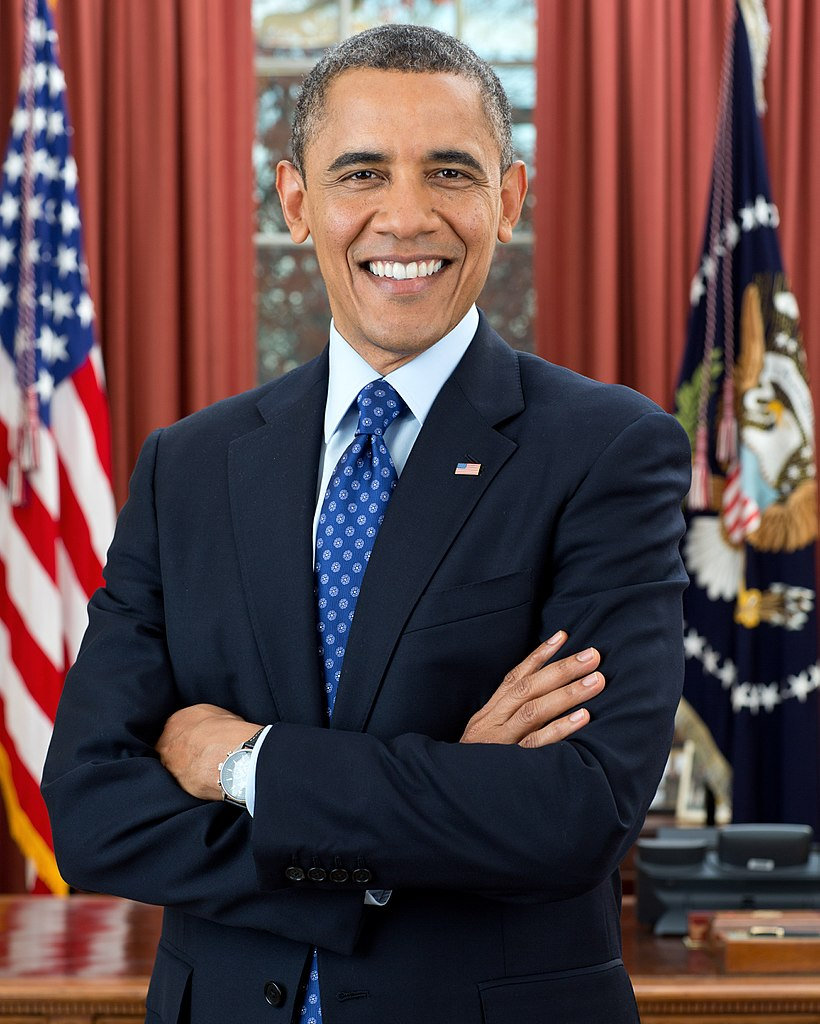
#> input picture resources/samples/passport/portrait.jpg, 820 x 1024 px
$ python -i preprocess.py   (imports and definitions only)   (older library calls are emulated)
#> lines starting #> are read from the running program, lines starting #| are printed output that depends on the picture; after the words box and inside, x2 and y2 are one past the last pixel; in counts of white or black regions, pixels touching at a corner belong together
### worker/otk_worker/common/imageio.py
"""Loading images for editing: EXIF orientation, HEIC, colour management, odd modes.

Every conversion that changes pixel values (colour profile to sRGB, 16-bit to
8-bit, CMYK to RGB, multi-page to first page) is reported as a warning, never
applied silently.
"""

from __future__ import annotations

import io
import os
from dataclasses import dataclass, field
from pathlib import Path

import numpy as np
from PIL import Image, ImageCms, ImageOps, UnidentifiedImageError

from ..errors import InputError, UnsupportedFormat

MAX_PIXELS = 300_000_000
Image.MAX_IMAGE_PIXELS = MAX_PIXELS

INPUT_EXTENSIONS = {
    ".jpg": "JPEG", ".jpeg": "JPEG", ".jpe": "JPEG", ".jfif": "JPEG",
    ".png": "PNG", ".webp": "WEBP", ".bmp": "BMP", ".dib": "BMP",
    ".tif": "TIFF", ".tiff": "TIFF",
    ".heic": "HEIF", ".heif": "HEIF", ".hif": "HEIF",
}

try:  # HEIC/HEIF decoding (decode-only build, see docs/ENGINES.md)
    import pi_heif

    pi_heif.register_heif_opener()
#> (this line was passed over: pi_heif is not available in this run)
    HEIF_AVAILABLE = True
except ImportError:  # pragma: no cover - depends on the environment
    HEIF_AVAILABLE = False

_SRGB = ImageCms.createProfile("sRGB")
SRGB_ICC = ImageCms.ImageCmsProfile(_SRGB).tobytes()


@dataclass
class Loaded:
    image: Image.Image                 # oriented, sRGB, mode L / LA / RGB / RGBA
    path: str
    source_format: str
    file_size: int
    original_size: tuple[int, int]     # as stored, before orientation
    orientation: int                   # EXIF orientation that was applied (1 = none)
    dpi: tuple[float, float] | None
    exif: Image.Exif | None
    icc: bytes | None                  # original profile bytes
    icc_name: str | None
    colour_converted: bool             # pixels were converted to sRGB
    xmp: bytes | None
    comment: bytes | None
    has_iptc: bool
    frames: int
    warnings: list[str] = field(default_factory=list)

    @property
    def size(self) -> tuple[int, int]:
        return self.image.size

    @property
    def has_alpha(self) -> bool:
        return self.image.mode in ("LA", "RGBA")

    # [28 lines left out: functions info_dict, _profile_name, not called in this run]


def _is_srgb(name: str | None) -> bool:
    return bool(name) and "srgb" in name.lower().replace(" ", "").replace("-", "")


# [16 lines left out: function _to_8bit, not called in this run]


def _normalise_mode(img: Image.Image, warnings: list[str]) -> Image.Image:
    mode = img.mode
    if mode in ("L", "LA", "RGB", "RGBA"):
        return img
    if mode == "1":
        return img.convert("L")
    if mode in ("P", "PA"):
        has_alpha = mode == "PA" or "transparency" in img.info
        return img.convert("RGBA" if has_alpha else "RGB")
    if mode in ("I", "F") or mode.startswith("I;16"):
        return _to_8bit(img, warnings)
    if mode == "La":
        return img.convert("LA")
    if mode == "RGBa":
        return img.convert("RGBA")
    if mode == "RGBX":
        return img.convert("RGB")
    try:
        converted = img.convert("RGBA" if "A" in mode else "RGB")
    except Exception as exc:  # pragma: no cover - exotic modes
        raise UnsupportedFormat(f"Image mode {mode} is not supported.") from exc
    warnings.append(f"Image mode {mode} converted to {converted.mode}.")
    return converted


def _to_srgb(img: Image.Image, icc: bytes | None, warnings: list[str]) -> tuple[Image.Image, bool]:
    """Convert to sRGB when the image carries a non-sRGB profile (or is CMYK)."""
    name = _profile_name(icc) if icc else None
    if img.mode == "CMYK":
        if icc:
            try:
                src = ImageCms.ImageCmsProfile(io.BytesIO(icc))
                out = ImageCms.profileToProfile(img, src, _SRGB, outputMode="RGB",
                                                renderingIntent=ImageCms.Intent.PERCEPTUAL)
                warnings.append(f"CMYK image converted to sRGB using its profile ({name or 'embedded'}).")
                return out, True
            except Exception:
                pass
        warnings.append("CMYK image without a usable colour profile: converted to RGB, colours are approximate.")
        return img.convert("RGB"), True
    if not icc or _is_srgb(name) or img.mode not in ("RGB", "RGBA", "L", "LA"):
        return img, False
    try:
        src = ImageCms.ImageCmsProfile(io.BytesIO(icc))
        if img.mode in ("L", "LA"):
            return img, False  # grey profiles: keep grey values (gamma differences are negligible here)
        alpha = img.getchannel("A") if img.mode == "RGBA" else None
        rgb = img.convert("RGB")
        out = ImageCms.profileToProfile(rgb, src, _SRGB, outputMode="RGB",
                                        renderingIntent=ImageCms.Intent.PERCEPTUAL)
        if alpha is not None:
            out.putalpha(alpha)
        warnings.append(f"Colours converted from {name or 'the embedded profile'} to sRGB.")
        return out, True
    except Exception:
        warnings.append(f"Could not read the colour profile ({name or 'unknown'}); colours kept as they are.")
        return img, False


def open_image(path: str | os.PathLike, draft_to: int | None = None) -> Loaded:
    """Open, orient and colour-normalise an image.

    draft_to: when set, JPEGs are decoded at reduced scale (for previews only).
    """
    p = Path(path)
    if not p.is_file():
        raise InputError(f"File not found: {p.name}")
    ext = p.suffix.lower()
    if ext in (".heic", ".heif", ".hif") and not HEIF_AVAILABLE:
        raise UnsupportedFormat("HEIC support is not installed.")
    warnings: list[str] = []
    try:
        img = Image.open(p)
    except UnidentifiedImageError as exc:
        raise UnsupportedFormat(f"{p.name} is not an image this app can read (JPG, PNG, WEBP, BMP, TIFF, HEIC).") from exc
    except Image.DecompressionBombError as exc:
        raise InputError(f"{p.name} is larger than {MAX_PIXELS // 1_000_000} megapixels.") from exc
    except OSError as exc:
        raise InputError(f"{p.name} is damaged or incomplete: {exc}") from exc
    fmt = (img.format or INPUT_EXTENSIONS.get(ext, "")).upper()
    if fmt == "MPO":
        fmt = "JPEG"
    frames = getattr(img, "n_frames", 1) or 1
    if frames > 1:
        warnings.append(f"The file has {frames} pages/frames; only the first is used.")
    info = dict(img.info)
    icc = info.get("icc_profile")
    xmp = info.get("xmp") or info.get("XML:com.adobe.xmp")
    if isinstance(xmp, str):
        xmp = xmp.encode("utf-8")
    comment = info.get("comment")
    if isinstance(comment, str):
        comment = comment.encode("utf-8")
    has_iptc = fmt == "JPEG" and any(name == "APP13" for name, _ in getattr(img, "applist", []) or [])
    dpi = info.get("dpi")
    dpi = (float(dpi[0]), float(dpi[1])) if dpi and dpi[0] and dpi[1] else None
    exif = img.getexif()
    orientation = int(exif.get(0x0112, 1) or 1)
    original_size = img.size
    if draft_to and fmt == "JPEG":
        img.draft("RGB", (draft_to, draft_to))
    try:
        img.load()
    except OSError as exc:
        raise InputError(f"{p.name} is damaged or incomplete: {exc}") from exc
    try:
        oriented = ImageOps.exif_transpose(img)
    except Exception:
        oriented = img
        if orientation != 1:
            warnings.append("Could not apply the EXIF orientation; the image is shown as stored.")
            orientation = 1
    if oriented is None:  # pragma: no cover - Pillow returns None only with in_place=True
        oriented = img
    converted_img, converted = _to_srgb(oriented, icc, warnings)
    final = _normalise_mode(converted_img, warnings)
    return Loaded(
        image=final, path=str(p), source_format=fmt, file_size=p.stat().st_size,
        original_size=original_size, orientation=orientation if orientation in range(1, 9) else 1,
        dpi=dpi, exif=exif if len(exif) else None, icc=icc, icc_name=_profile_name(icc) if icc else None,
        colour_converted=converted, xmp=xmp, comment=comment, has_iptc=has_iptc,
        frames=frames, warnings=warnings,
    )


# [16 lines left out: function save_preview, not called in this run]

### worker/otk_worker/design/preprocess.py
"""Stage 1: open the picture, straighten it when the evidence is clear, and remove sensor noise.

- Orientation from EXIF; colour to sRGB; transparency flattened onto white (noted).
- Skew: the projection-profile angle (±5°) is applied only when it sharpens the text rows clearly
  (a poster with diagonal art keeps its angle).
- Noise: estimated per image (Immerkær); denoising runs only above a threshold and scales with it.
- Size: a picture longer than WORK_SIDE px (a phone photo of a poster, a 600 DPI scan) is analysed on a
  copy reduced to that size; photos are still cut from the full-resolution pixels.
"""

from __future__ import annotations

import math
from dataclasses import dataclass, field

import numpy as np
from PIL import Image

from ..common import imageio

WORK_SIDE = 3000


@dataclass
class Prepared:
    image: Image.Image                 # RGB, straightened and denoised: what the layers sit on
    original: Image.Image              # RGB as opened (oriented), for the overlay check
    dpi: float
    dpi_assumed: bool
    rotation: float = 0.0              # degrees applied (counter-clockwise positive)
    noise: float = 0.0                 # estimated sigma (0..255)
    denoised: bool = False
    notes: list[str] = field(default_factory=list)
    scale: float = 1.0                 # working size / full size
    full: Image.Image | None = None    # straightened at full resolution (only when scale < 1)


def load(path: str) -> tuple[Image.Image, float, bool, list[str]]:
    loaded = imageio.open_image(path)
    notes = list(loaded.warnings)
    img = loaded.image
    if img.mode in ("RGBA", "LA"):
        bg = Image.new("RGB", img.size, (255, 255, 255))
        bg.paste(img.convert("RGBA"), mask=img.getchannel("A"))
        img = bg
        notes.append("The picture has transparent areas; they are shown on white.")
    img = img.convert("RGB")
    dpi = loaded.dpi[0] if loaded.dpi and 50 <= loaded.dpi[0] <= 1200 else None
    return img, float(dpi or 96.0), dpi is None, notes


def noise_sigma(gray: np.ndarray) -> float:
    """Immerkær's fast noise estimate (sigma in grey levels), ignoring strong edges."""
    import cv2

    g = gray.astype(np.float64)
    kernel = np.array([[1, -2, 1], [-2, 4, -2], [1, -2, 1]], dtype=np.float64)
    lap = cv2.filter2D(g, -1, kernel)[1:-1, 1:-1]
    edges = cv2.Canny(gray, 60, 160)[1:-1, 1:-1] > 0
    edges = cv2.dilate(edges.astype(np.uint8), np.ones((3, 3), np.uint8)) > 0
    vals = np.abs(lap[~edges])
    if vals.size < 100:
        return 0.0
    return float(math.sqrt(math.pi / 2) * vals.mean() / 6.0)


def skew(gray: np.ndarray) -> tuple[float, float]:
    """(angle, gain): the rotation (counter-clockwise positive) that levels the text rows, and how much
    sharper the rows are than without it."""
    import cv2

    h, w = gray.shape
    scale = min(1.0, 1000 / max(h, w))
    small = cv2.resize(gray, (max(1, int(w * scale)), max(1, int(h * scale))), interpolation=cv2.INTER_AREA)
    _, bw = cv2.threshold(small, 0, 255, cv2.THRESH_BINARY_INV + cv2.THRESH_OTSU)
    if bw.mean() < 0.5 or bw.mean() > 128:
        return 0.0, 1.0
    center = (bw.shape[1] / 2, bw.shape[0] / 2)

    # [4 lines left out: function score, not called in this run]

    base = score(0.0) or 1.0
    best = max(np.arange(-5.0, 5.01, 0.5), key=score)
    fine = max(np.arange(best - 0.5, best + 0.51, 0.1), key=score)
    return round(float(fine), 2), score(fine) / base


# [8 lines left out: function rotate, not called in this run]


def prepare(path: str, *, deskew: bool = True, denoise: bool = True) -> Prepared:
    import cv2

    img, dpi, assumed, notes = load(path)
    prep = Prepared(image=img, original=img, dpi=dpi, dpi_assumed=assumed, notes=notes)
    k = min(1.0, WORK_SIDE / max(img.size))
    small = img if k >= 1.0 else img.resize((max(1, round(img.width * k)), max(1, round(img.height * k))), Image.Resampling.BOX)
    if deskew:
        angle, gain = skew(np.asarray(small.convert("L")))
        if 0.3 <= abs(angle) <= 5.0 and gain >= 1.3:
            prep.image = rotate(img, angle)
            prep.rotation = angle
            notes.append(f"Straightened by {abs(angle):.1f}°.")
    if k < 1.0:
        prep.full = prep.image
        prep.image = prep.image.resize(small.size, Image.Resampling.BOX)
        prep.scale = k
        prep.dpi = dpi * k
        notes.append(f"The picture is large ({img.width} × {img.height} px); it was analysed at {prep.image.width} × "
                     f"{prep.image.height} px. Photos keep their full resolution.")
    prep.noise = noise_sigma(np.asarray(prep.image.convert("L")))
    if denoise and prep.noise >= 4.0:
        h = float(min(15.0, max(3.0, prep.noise * 1.1)))
        arr = cv2.fastNlMeansDenoisingColored(np.asarray(prep.image), None, h, h, 7, 21)
        prep.image = Image.fromarray(arr)
        prep.denoised = True
        notes.append(f"Noise removed (estimated level {prep.noise:.0f}).")
    return prep

>>> result = prepare('../../../resources/samples/passport/portrait.jpg')
#> in open_image, img is the input picture: PIL image 820x1024 RGB; mean R, G, B 92.7, 69.9, 71.8
#> in open_image, `frames = getattr(img, "n_frames", 1) or 1`: frames = 1
#> in open_image, `info = dict(img.info)`: info = 9 items
#> in open_image, `has_iptc = fmt == "JPEG" and any(name == "APP13" for name, _ in getatt..`: has_iptc = False
#> in open_image, `dpi = info.get("dpi")`: dpi = (72, 72)
#> in open_image, `orientation = int(exif.get(0x0112, 1) or 1)`: orientation = 1
#> in open_image, `converted_img, converted = _to_srgb(oriented, icc, warnings)`: converted = False
#> in load, `notes = list(loaded.warnings)`: notes = []
#> in load, `dpi = loaded.dpi[0] if loaded.dpi and 50 <= loaded.dpi[0] <= 1200 else..`: dpi = 72
#> in prepare, `img, dpi, assumed, notes = load(path)`: assumed = False; notes = []
#> in skew, `small = cv2.resize(gray, (max(1, int(w * scale)), max(1, int(h * scale..`:
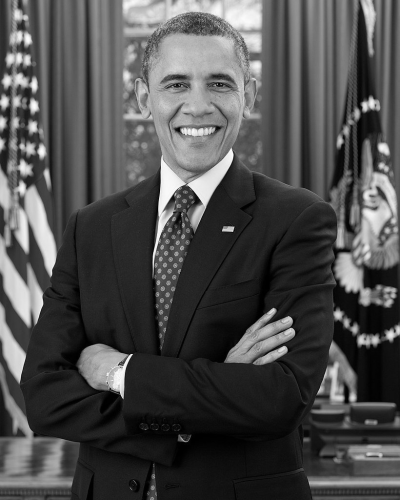
#> small: shape (1000, 800) (shown at 1/2 size); min 0, max 254, mean 77
#> in skew, `_, bw = cv2.threshold(small, 0, 255, cv2.THRESH_BINARY_INV + cv2.THRES..`:
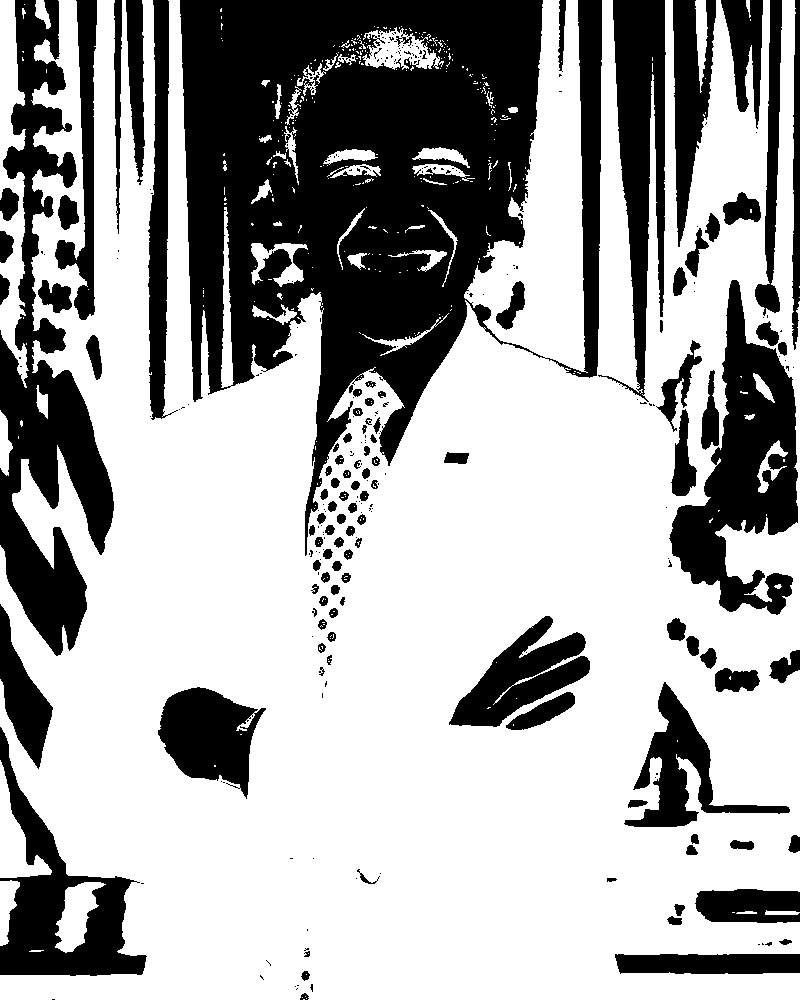
#> bw: shape (1000, 800); 66.1% white; 290 black regions (180 under 20 px), largest, box (x1, y1, x2, y2) and area: (180, 0, 602, 556) 120591, (0, 0, 114, 656) 29091, (669, 280, 798, 615) 19261
#> in prepare, `angle, gain = skew(np.asarray(small.convert("L")))`: angle = 0; gain = 1
#> in noise_sigma, `lap = cv2.filter2D(g, -1, kernel)[1:-1, 1:-1]`:
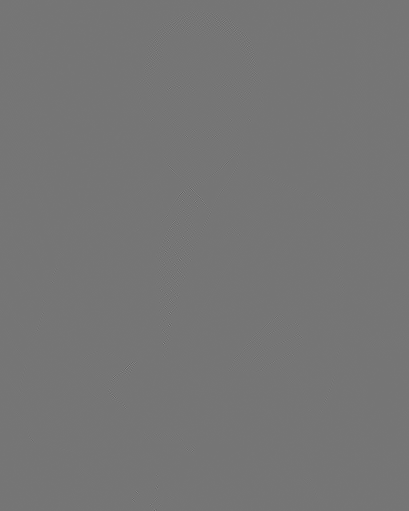
#> lap: shape (1022, 818) float64 (shown at 1/2 size); min -781, max 909, mean 0; drawn with min black and max white
#> in noise_sigma, `edges = cv2.Canny(gray, 60, 160)[1:-1, 1:-1] > 0`:
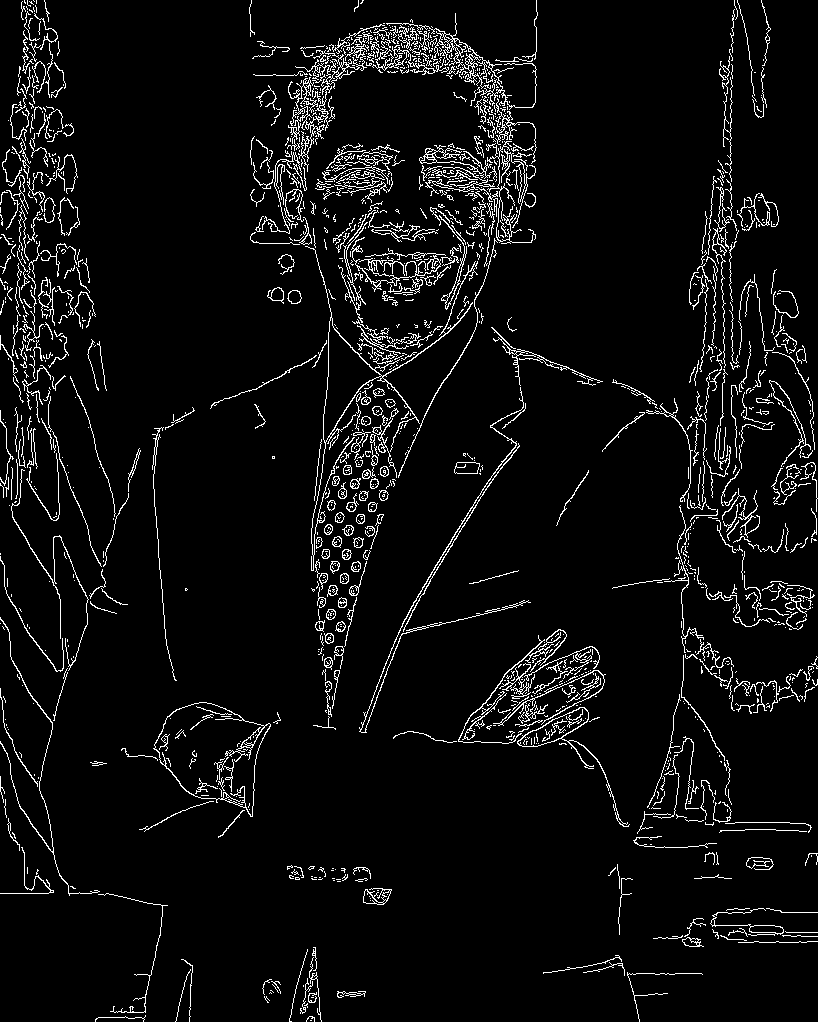
#> edges: shape (1022, 818) bool; 5.4% white in thin lines or dots
#> in noise_sigma, `edges = cv2.dilate(edges.astype(np.uint8), np.ones((3, 3), np.uint8)) ..`:
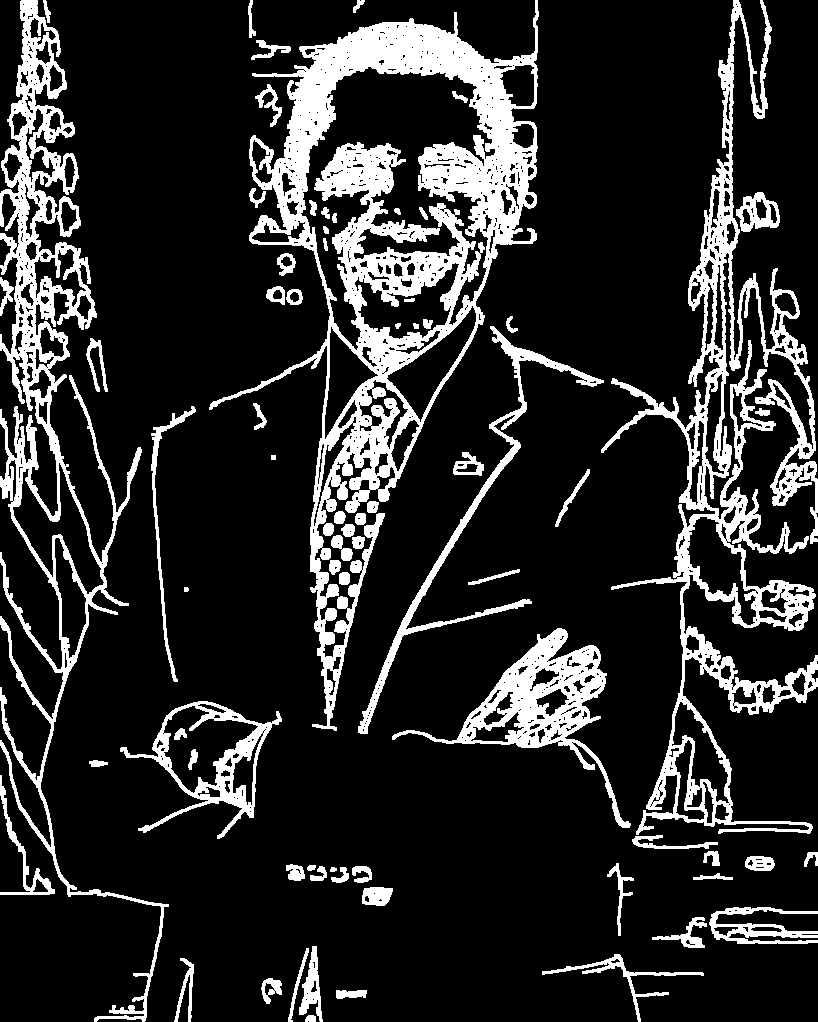
#> edges: shape (1022, 818) bool; 16.6% white; 74 white regions, largest, box (x1, y1, x2, y2) and area: (209, 0, 539, 731) 50690, (601, 0, 818, 835) 29316, (0, 0, 169, 1022) 23886
#> in prepare, `prep.noise = noise_sigma(np.asarray(prep.image.convert("L")))`: prep.noise = 0.806
